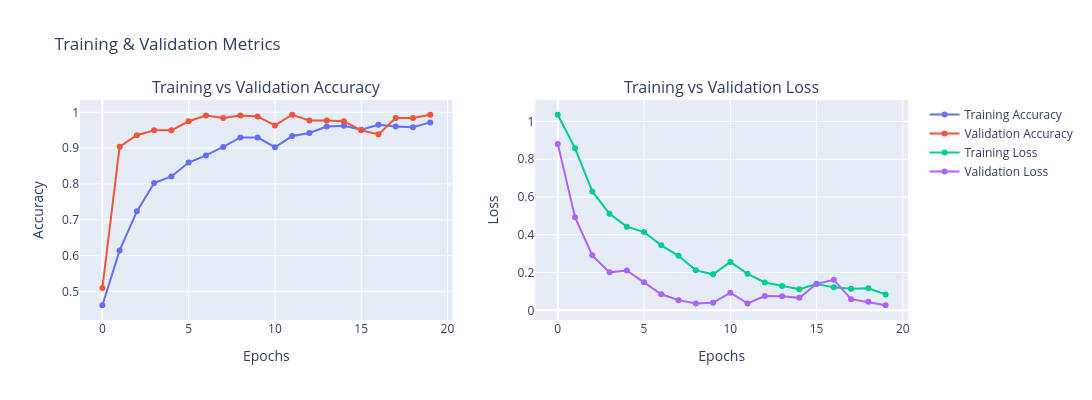

The notebook cell this image was saved under:
### Markdown cell above
### 9.3 Performance Visualization

This subsection presents the training progress through accuracy and loss curves.  
Visualizing these metrics helps identify learning patterns, detect overfitting or underfitting, and evaluate how well the model generalizes to unseen data.

### Code cell
fig = make_subplots(rows=1, cols=2, subplot_titles=("Training vs Validation Accuracy",
                                                    "Training vs Validation Loss"))

# Accuracy Plot (Left)
fig.add_trace(
    go.Scatter(y=history.history["accuracy"], mode="lines+markers", name="Training Accuracy"),
    row=1, col=1
)

fig.add_trace(
    go.Scatter(y=history.history["val_accuracy"], mode="lines+markers", name="Validation Accuracy"),
    row=1, col=1
)

fig.update_xaxes(title_text="Epochs", row=1, col=1)
fig.update_yaxes(title_text="Accuracy", row=1, col=1)


# Loss Plot (Right)
fig.add_trace(
    go.Scatter(y=history.history["loss"], mode="lines+markers", name="Training Loss"),
    row=1, col=2
)

fig.add_trace(
    go.Scatter(y=history.history["val_loss"], mode="lines+markers", name="Validation Loss"),
    row=1, col=2
)

fig.update_xaxes(title_text="Epochs", row=1, col=2)
fig.update_yaxes(title_text="Loss", row=1, col=2)


fig.update_layout(
    title="Training & Validation Metrics",
    height=400,
    width=1100,
    showlegend=True
)

fig.show()

### Figure 1 — Plotly figure (JSON) as saved in the notebook; plotly's stock layout.template omitted (floating-point values rounded to 4 significant figures)
{"data": [{"mode": "lines+markers", "name": "Training Accuracy", "type": "scatter", "xaxis": "x", "y": [0.4611, 0.6143, 0.7233, 0.8026, 0.8209, 0.8598, 0.8796, 0.9032, 0.9299, 0.9299, 0.9024, 0.9337, 0.9421, 0.9604, 0.9627, 0.9512, 0.9649, 0.9604, 0.9581, 0.9718], "yaxis": "y"}, {"mode": "lines+markers", "name": "Validation Accuracy", "type": "scatter", "xaxis": "x", "y": [0.5091, 0.9041, 0.9361, 0.9498, 0.9498, 0.9749, 0.9909, 0.984, 0.9909, 0.9886, 0.9635, 0.9932, 0.9772, 0.9772, 0.9749, 0.9498, 0.9384, 0.984, 0.984, 0.9932], "yaxis": "y"}, {"mode": "lines+markers", "name": "Training Loss", "type": "scatter", "xaxis": "x2", "y": [1.035, 0.8581, 0.6293, 0.511, 0.4429, 0.4145, 0.3441, 0.2886, 0.2117, 0.1906, 0.2558, 0.1932, 0.1478, 0.1286, 0.1118, 0.1389, 0.1216, 0.1146, 0.1171, 0.08423], "yaxis": "y2"}, {"mode": "lines+markers", "name": "Validation Loss", "type": "scatter", "xaxis": "x2", "y": [0.8811, 0.4933, 0.2911, 0.201, 0.2112, 0.1484, 0.08513, 0.05396, 0.03643, 0.03977, 0.09339, 0.0367, 0.07587, 0.07424, 0.06605, 0.1404, 0.1614, 0.05923, 0.04505, 0.02694], "yaxis": "y2"}], "layout": {"annotations": [{"font": {"size": 16}, "showarrow": false, "text": "Training vs Validation Accuracy", "x": 0.225, "xanchor": "center", "xref": "paper", "y": 1, "yanchor": "bottom", "yref": "paper"}, {"font": {"size": 16}, "showarrow": false, "text": "Training vs Validation Loss", "x": 0.775, "xanchor": "center", "xref": "paper", "y": 1, "yanchor": "bottom", "yref": "paper"}], "height": 400, "showlegend": true, "title": {"text": "Training & Validation Metrics"}, "width": 1100, "xaxis": {"anchor": "y", "autorange": true, "domain": [0, 0.45], "range": [-1.297, 20.3], "title": {"text": "Epochs"}}, "xaxis2": {"anchor": "y2", "autorange": true, "domain": [0.55, 1], "range": [-1.297, 20.3], "title": {"text": "Epochs"}}, "yaxis": {"anchor": "x", "autorange": true, "domain": [0, 1], "range": [0.4199, 1.034], "title": {"text": "Accuracy"}, "type": "linear"}, "yaxis2": {"anchor": "x2", "autorange": true, "domain": [0, 1], "range": [-0.05114, 1.113], "title": {"text": "Loss"}, "type": "linear"}}}
